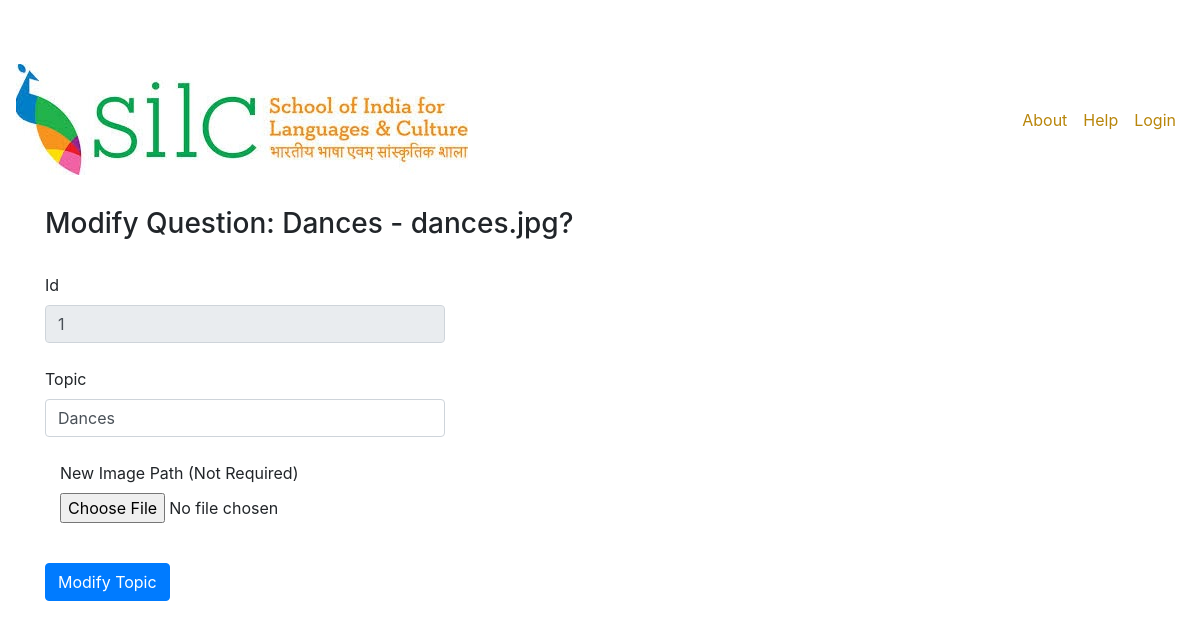
The page /modifyTopic.php?topic=Dances on the database its author committed.
### tables this page shows
CREATE TABLE `topics` (
  `order` int(50) NOT NULL,
  `topic` varchar(50) NOT NULL,
  `image_name` varchar(50) NOT NULL
);

### modifyTopic.php (the view, shortened to what this page needs)
<?php include('header.php'); ?>
<div class="container">
<?php
include_once 'db_configuration.php';
if (isset($_GET['topic'])){
    $topic = $_GET['topic'];
    $sql = "SELECT * FROM topics
    WHERE topic = '$topic'";
    if (!$result = $db->query($sql)) {
      die ('There was an error running query[' . $connection->error . ']');
  }
}
if ($result->num_rows > 0) {
  while($row = $result->fetch_assoc()) {
      echo '<form action="modifyTheTopic.php" method="POST" enctype="multipart/form-data">
      <br>
      <h3>Modify Question: '.$row["topic"].' - '.$row["image_name"].'? </h3> <br>
      <div>
        <label for="id">Id</label>
        <input type="text" class="form-control" name="id" value="'.$row["order"].'"  maxlength="5" style=width:400px readonly><br>
      </div>
      <div>
        <label for="name">Topic</label>
        <input type="text" class="form-control" name="topic" value="'.$row["topic"].'"  maxlength="255" style=width:400px required><br>
      </div>
      <div class="form-group col-md-4">
        <label for="cadence">New Image Path (Not Required)</label>
        <input type="file" name="fileToUpload" id="fileToUpload" maxlength="255">
      </div>
      <input type="hidden" class="form-control" name="image" value="'.$row["image_name"].'" maxlength="255" required>
      <br>
      <div class="text-left">
          <button type="submit" name="submit" class="btn btn-primary btn-md align-items-center">Modify Topic</button>
      </div>
      <br> <br>
      </form>';
    }
}
else {
    echo "0 results";
}
?>
</div>

### CSS/publishersdb.css (style rules this page uses)
body { padding-top: 54px; }
@media (min-width: 992px) { body { padding-top: 56px; } }

### rows shown on the page
topics: topic "Dances", image_name "dances.jpg", id "1"
